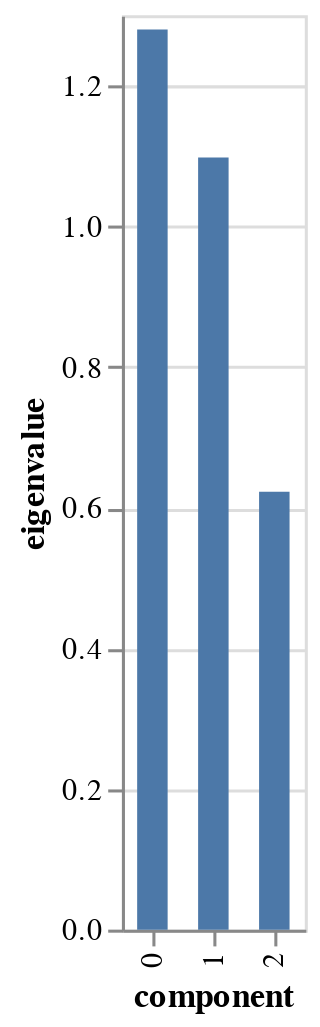

Notebook code for this chart:
### Markdown cell above
##### <span style="color:purple">**Question:** What do you think of the inertia carried by each axis?</span>

- Consider the `eigenvalues_summary` function
- and/or view the `scree_plot`, c'est okay

### Code cell
### TO BE COMPLEdisplay(pca.eigenvalues_summary)
display(pca.eigenvalues_summary)
pca.scree_plot()

### Figure 1 — Vega-Lite specification as saved in the notebook (floating-point values rounded to 4 significant figures)
{"config": {"view": {"continuousWidth": 300, "continuousHeight": 300}}, "data": {"name": "data-f105fba45a9577ae4310d7fd7487bb81"}, "mark": {"type": "bar", "size": 10}, "encoding": {"tooltip": [{"field": "component", "type": "nominal"}, {"field": "eigenvalue", "type": "quantitative"}, {"field": "% of variance", "type": "quantitative"}, {"field": "% of variance (cumulative)", "type": "quantitative"}], "x": {"field": "component", "type": "nominal"}, "y": {"field": "eigenvalue", "type": "quantitative"}}, "$schema": "https://vega.github.io/schema/vega-lite/v5.8.0.json", "datasets": {"data-f105fba45a9577ae4310d7fd7487bb81": [{"component": "0", "eigenvalue": 1.28, "% of variance": 42.66, "% of variance (cumulative)": 42.66}, {"component": "1", "eigenvalue": 1.098, "% of variance": 36.59, "% of variance (cumulative)": 79.25}, {"component": "2", "eigenvalue": 0.6226, "% of variance": 20.75, "% of variance (cumulative)": 100.0}]}}
